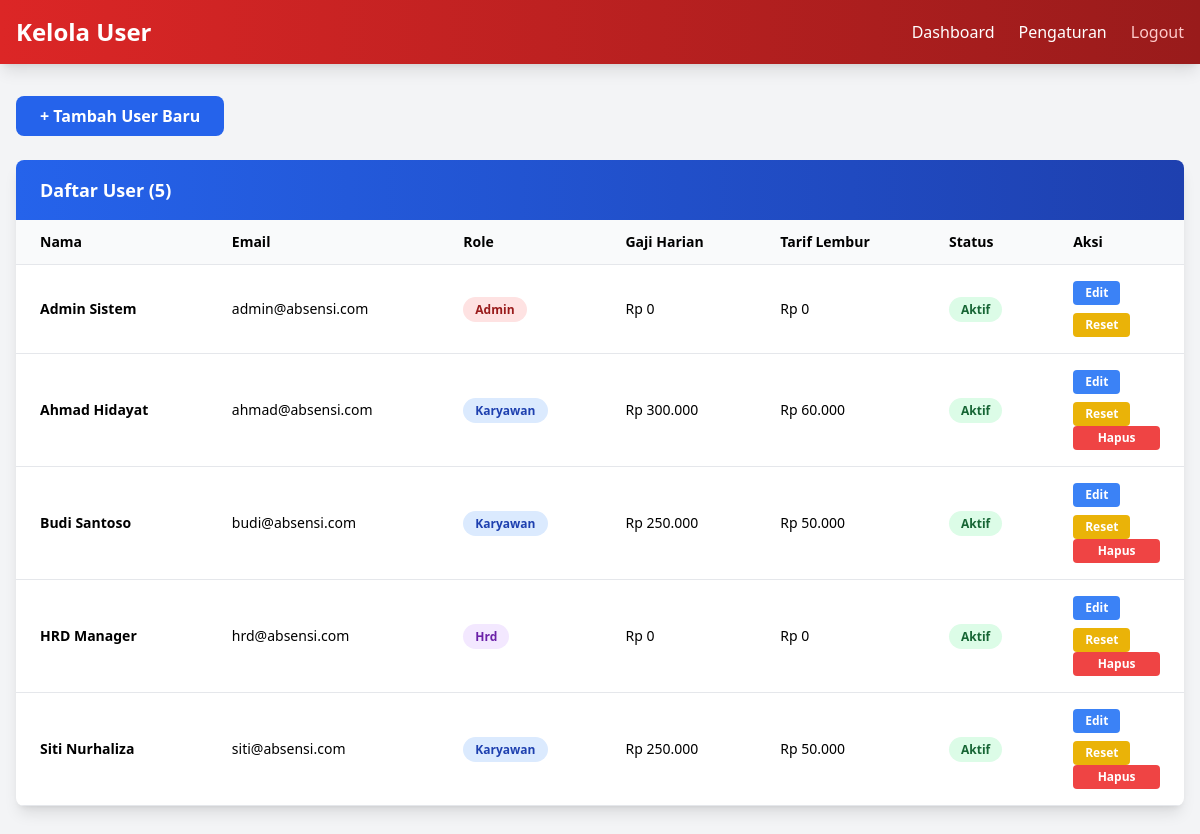
The page /admin/users.php (signed in) on the database its author committed.
### tables this page shows
CREATE TABLE users (
  id INT PRIMARY KEY AUTO_INCREMENT,
  nama VARCHAR(100) NOT NULL,
  email VARCHAR(100) UNIQUE NOT NULL,
  password VARCHAR(255) NOT NULL,
  role ENUM('admin', 'hrd', 'karyawan') NOT NULL DEFAULT 'karyawan',
  gaji_harian DECIMAL(10, 2) DEFAULT 0,
  tarif_lembur_per_jam DECIMAL(10, 2) DEFAULT 0,
  status ENUM('aktif', 'nonaktif') DEFAULT 'aktif',
  created_at TIMESTAMP DEFAULT CURRENT_TIMESTAMP,
  updated_at TIMESTAMP DEFAULT CURRENT_TIMESTAMP ON UPDATE CURRENT_TIMESTAMP
);

### config/database.php (called while the page is built, shortened)
<?php
function executeQuery($conn, $query, $params = [], $types = '') {
    $stmt = $conn->prepare($query);
    if (!$stmt->execute()) {
        throw new Exception('Execute failed: ' . $stmt->error);
    }
    return $stmt;
}
function getRows($conn, $query, $params = [], $types = '') {
    try {
        $stmt = executeQuery($conn, $query, $params, $types);
        $result = $stmt->get_result();
        $rows = [];
        while ($row = $result->fetch_assoc()) {
            $rows[] = $row;
        }
        return $rows;
    } catch (Exception $e) {
        throw new Exception('Get rows failed: ' . $e->getMessage());
    }
}

### config/helper.php (called while the page is built, shortened)
<?php
function formatCurrency($number, $currency = 'Rp') {
    return $currency . ' ' . number_format($number, 0, ',', '.');
}

### config/auth.php (called while the page is built, shortened)
<?php
function isLoggedIn() {
    return isset($_SESSION['user_id']) && !empty($_SESSION['user_id']);
}
function getCurrentUser() {
    return [
        'id' => $_SESSION['user_id'],
        'nama' => $_SESSION['user_nama'],
        'email' => $_SESSION['user_email'],
        'role' => $_SESSION['user_role'],
        'gaji_harian' => $_SESSION['user_gaji_harian'] ?? 0,
        'tarif_lembur' => $_SESSION['user_tarif_lembur'] ?? 0
    ];
}

### admin/users.php (the view, shortened to what this page needs)
<?php
require_once __DIR__ . '/../config/database.php';
require_once __DIR__ . '/../config/auth.php';
require_once __DIR__ . '/../config/helper.php';
$user = getCurrentUser();
$query = "SELECT * FROM users ORDER BY nama ASC";
$users = getRows($conn, $query);
?>
<!DOCTYPE html>
<html lang="id">
<head>
    <script src="https://cdn.tailwindcss.com"></script>
</head>
<body class="bg-gray-100">
    <nav class="bg-gradient-to-r from-red-600 to-red-800 shadow-lg">
        <div class="max-w-7xl mx-auto px-4 py-4">
            <div class="flex justify-between items-center">
                <h1 class="text-2xl font-bold text-white">Kelola User</h1>
                <div class="flex items-center gap-6 text-white">
                    <a href="/admin/dashboard.php" class="hover:text-red-200">Dashboard</a>
                    <a href="/admin/setting.php" class="hover:text-red-200">Pengaturan</a>
                    <a href="/auth/logout.php" class="text-red-200 hover:text-red-100">Logout</a>
                </div>
            </div>
        </div>
    </nav>
    <div class="max-w-7xl mx-auto mt-8 px-4 mb-8">
        <div class="mb-6">
            <button onclick="showAddUserForm()" class="bg-blue-600 hover:bg-blue-700 text-white py-2 px-6 rounded-lg font-semibold">
                + Tambah User Baru
            </button>
        </div>
        <div class="bg-white rounded-lg shadow-lg overflow-hidden">
            <div class="px-6 py-4 bg-gradient-to-r from-blue-600 to-blue-800 text-white">
                <h3 class="text-lg font-bold">Daftar User (<?php echo count($users); ?>)</h3>
            </div>
            <div class="overflow-x-auto">
                <table class="w-full">
                    <thead class="bg-gray-50 border-b">
                        <tr>
                            <th class="px-6 py-3 text-left text-sm font-semibold">Nama</th>
                            <th class="px-6 py-3 text-left text-sm font-semibold">Email</th>
                            <th class="px-6 py-3 text-left text-sm font-semibold">Role</th>
                            <th class="px-6 py-3 text-left text-sm font-semibold">Gaji Harian</th>
                            <th class="px-6 py-3 text-left text-sm font-semibold">Tarif Lembur</th>
                            <th class="px-6 py-3 text-left text-sm font-semibold">Status</th>
                            <th class="px-6 py-3 text-left text-sm font-semibold">Aksi</th>
                        </tr>
                    </thead>
                    <tbody>
                        <?php foreach ($users as $u): ?>
                            <tr class="border-b hover:bg-gray-50">
                                <td class="px-6 py-4 text-sm font-semibold"><?php echo htmlspecialchars($u['nama']); ?></td>
                                <td class="px-6 py-4 text-sm"><?php echo htmlspecialchars($u['email']); ?></td>
                                <td class="px-6 py-4 text-sm">
                                    <span class="px-3 py-1 rounded-full text-xs font-semibold <?php
                                        echo match($u['role']) {
                                            'admin' => 'bg-red-100 text-red-800',
                                            'hrd' => 'bg-purple-100 text-purple-800',
                                            'karyawan' => 'bg-blue-100 text-blue-800',
                                            default => 'bg-gray-100'
                                        };
                                    ?>">
                                        <?php echo ucfirst($u['role']); ?>
                                    </span>
                                </td>
                                <td class="px-6 py-4 text-sm"><?php echo formatCurrency($u['gaji_harian']); ?></td>
                                <td class="px-6 py-4 text-sm"><?php echo formatCurrency($u['tarif_lembur_per_jam']); ?></td>
                                <td class="px-6 py-4 text-sm">
                                    <span class="px-3 py-1 rounded-full text-xs font-semibold <?php
                                        echo $u['status'] === 'aktif' ? 'bg-green-100 text-green-800' : 'bg-red-100 text-red-800';
                                    ?>">
                                        <?php echo ucfirst($u['status']); ?>
                                    </span>
                                </td>
                                <td class="px-6 py-4 text-sm space-y-2">
                                    <button onclick="showEditForm(<?php echo htmlspecialchars(json_encode($u)); ?>)"
                                            class="block bg-blue-500 hover:bg-blue-600 text-white px-3 py-1 rounded text-xs font-semibold">
                                        Edit
                                    </button>
                                    <button onclick="showResetPasswordForm(<?php echo $u['id']; ?>)"
                                            class="block bg-yellow-500 hover:bg-yellow-600 text-white px-3 py-1 rounded text-xs font-semibold">
                                        Reset
                                    </button>
                                    <?php if ($u['id'] !== $user['id']): ?>
                                        <form method="POST" style="display:inline;" onsubmit="return confirm('Apakah Anda yakin?');">
                                            <button type="submit" class="block w-full bg-red-500 hover:bg-red-600 text-white px-3 py-1 rounded text-xs font-semibold">
                                                Hapus
                                            </button>
                                        </form>
                                    <?php endif; ?>
                                </td>
                            </tr>
                        <?php endforeach; ?>
                    </tbody>
                </table>
            </div>
        </div>
    </div>
</body>
</html>

### rows shown on the page
users: nama "Admin Sistem", email "admin@absensi.com", role "Admin", gaji_harian "Rp 0", tarif_lembur_per_jam "Rp 0", status "Aktif"
users: nama "Ahmad Hidayat", email "ahmad@absensi.com", role "Karyawan", gaji_harian "Rp 300.000", tarif_lembur_per_jam "Rp 60.000", status "Aktif"
users: nama "Budi Santoso", email "budi@absensi.com", role "Karyawan", gaji_harian "Rp 250.000", tarif_lembur_per_jam "Rp 50.000", status "Aktif"
users: nama "HRD Manager", email "hrd@absensi.com", role "Hrd", gaji_harian "Rp 0", tarif_lembur_per_jam "Rp 0", status "Aktif"
users: nama "Siti Nurhaliza", email "siti@absensi.com", role "Karyawan", gaji_harian "Rp 250.000", tarif_lembur_per_jam "Rp 50.000", status "Aktif"

### other values the page prints
count($users) "5"
